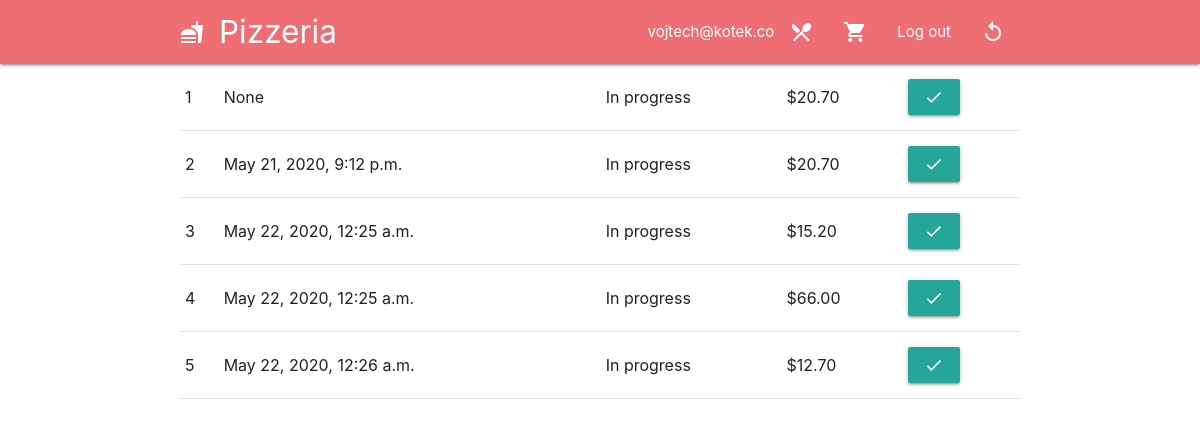
Before: /kitchen (signed in) with the older database file.
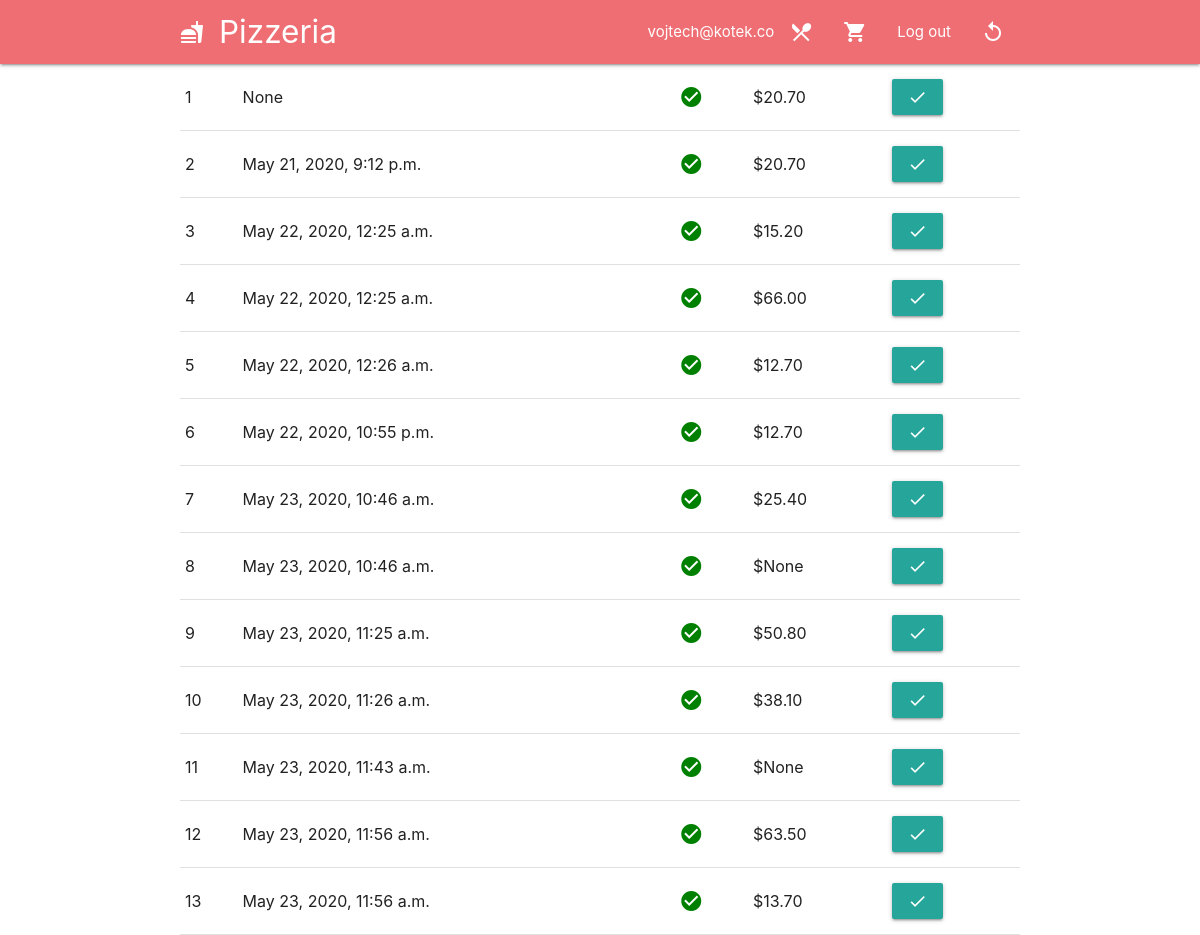
After: the same page with the newer database file.
### eshop/models.py (models this page shows, shortened)
class Order(models.Model):
    customer = models.ForeignKey(settings.AUTH_USER_MODEL, on_delete=models.CASCADE)
    order_date = models.DateTimeField(null=True)
    payment_method = models.ForeignKey('PaymentMethod', on_delete=models.CASCADE, null=True)
    completed_date = models.DateTimeField(null=True)
    total_price = models.DecimalField(decimal_places=2, max_digits=5, null=True)

### kitchen/views.py (the view)
# urls.py: path('kitchen', views.kitchen_orders, name='kitchen'),
@staff_member_required(login_url='/user/')
def kitchen_orders(request):
    orders = Order.objects.filter()
    context = {
        'orders': orders,
    }
    return render(request, 'kitchen/orders.html', context)

### kitchen/templates/kitchen/orders.html (shortened to what this page needs)
{% extends "base.html" %}
{% block body %}
<table id="kitchen-table" class="table">
{% for order in orders %}
<tr>
  <td>{{ order.id }}</td>
  <td>{{ order.order_date }}</td>
  <td>{% if order.completed_date %}<i class="material-icons green">check_circle</i>{% else %}In progress{% endif %}</td>
  <td>${{ order.total_price }}</td>
  <td><button class="btn" data-orderid='{{ order.id }}'onclick="completeOrder({{order.id}})" ="Complete"><i class="material-icons">check</i></button> </td>
</tr>
{% endfor %}
</table>
{% endblock %}

Changed rows visible on the page:
changed Order id 1: no longer shows "In progress"
changed Order "May 21, 2020, 9:12 p.m.": no longer shows "In progress"
changed Order id 3: no longer shows "In progress"
changed Order id 4: no longer shows "In progress"
changed Order "May 22, 2020, 12:26 a.m.": no longer shows "In progress"
added Order: id "6", order_date "May 22, 2020, 10:55 p.m.", total_price "12.70"
added Order: id "7", order_date "May 23, 2020, 10:46 a.m.", total_price "25.40"
added Order: id "8", order_date "May 23, 2020, 10:46 a.m.", total_price "None"
added Order: id "9", order_date "May 23, 2020, 11:25 a.m.", total_price "50.80"
added Order: id "10", order_date "May 23, 2020, 11:26 a.m.", total_price "38.10"
added Order: id "11", order_date "May 23, 2020, 11:43 a.m.", total_price "None"
added Order: id "12", order_date "May 23, 2020, 11:56 a.m.", total_price "63.50"
added Order: id "13", order_date "May 23, 2020, 11:56 a.m.", total_price "13.70"
